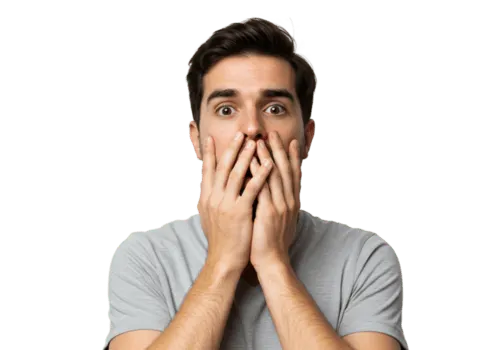
#> input picture imgs/fear.png, 500 x 350 px; its folder holds only this picture in this run
$ python -i face_preprocess.py   (imports and definitions only)
#> lines starting #> are read from the running program, lines starting #| are printed output that depends on the picture; after the words box and inside, x2 and y2 are one past the last pixel; in counts of white or black regions, pixels touching at a corner belong together
#> further down, picture is the input picture: PIL image 500x350 RGBA; mean R, G, B, A 104.1, 122, 92, 84.3
"""
Detect a face with OpenCV Haar cascades and crop to FER-style 48×48 grayscale input.

Falls back to whole-image resize when no face is found (optional callers can treat
that as an error instead).
"""

from __future__ import annotations

import os
from typing import Optional, Tuple

import cv2
import numpy as np
from PIL import Image

_cascade: Optional[cv2.CascadeClassifier] = None


def _get_cascade() -> cv2.CascadeClassifier:
    global _cascade
    if _cascade is None:
        path = os.path.join(cv2.data.haarcascades, "haarcascade_frontalface_default.xml")
        _cascade = cv2.CascadeClassifier(path)
        if _cascade.empty():
            raise RuntimeError(f"Failed to load Haar cascade from {path}")
    return _cascade


def _largest_face_box(
    gray: np.ndarray,
    scale_factor: float = 1.1,
    min_neighbors: int = 5,
    min_size: Tuple[int, int] = (48, 48),
) -> Optional[Tuple[int, int, int, int]]:
    cascade = _get_cascade()
    faces = cascade.detectMultiScale(
        gray,
        scaleFactor=scale_factor,
        minNeighbors=min_neighbors,
        minSize=min_size,
    )
    if faces is None or len(faces) == 0:
        return None
    # (x, y, w, h) with largest area
    best = max(faces, key=lambda r: r[2] * r[3])
    x, y, w, h = int(best[0]), int(best[1]), int(best[2]), int(best[3])
    return x, y, w, h


def _pad_box(
    x: int,
    y: int,
    w: int,
    h: int,
    img_w: int,
    img_h: int,
    pad_ratio: float = 0.12,
) -> Tuple[int, int, int, int]:
    px = int(w * pad_ratio)
    py = int(h * pad_ratio)
    x0 = max(0, x - px)
    y0 = max(0, y - py)
    x1 = min(img_w, x + w + px)
    y1 = min(img_h, y + h + py)
    return x0, y0, x1 - x0, y1 - y0


def pil_to_model_input_from_face(
    image: Image.Image,
    *,
    require_face: bool = True,
) -> Tuple[Optional[np.ndarray], Image.Image, Optional[Image.Image], Optional[str]]:
    """
    Build model input (1, 48, 48, 1) from the largest detected face.

    Returns:
        batch: float32 array or None if require_face and no face found
        display_rgb: RGB image for UI (original with optional rectangle)
        gradcam_base: RGB image aligned with model input (face zoom); use for Grad-CAM overlay
        error: short user message if require_face and no face
    """
#> called with require_face = True
    rgb = np.array(image.convert("RGB"))
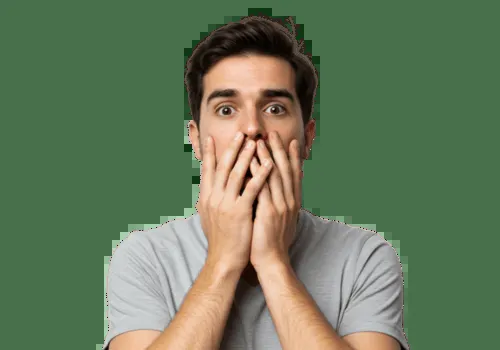
#> rgb: shape (350, 500, 3); mean R, G, B 104.1, 122, 92
    h, w = rgb.shape[:2]
#> h = 350; w = 500
    gray = cv2.cvtColor(rgb, cv2.COLOR_RGB2GRAY)
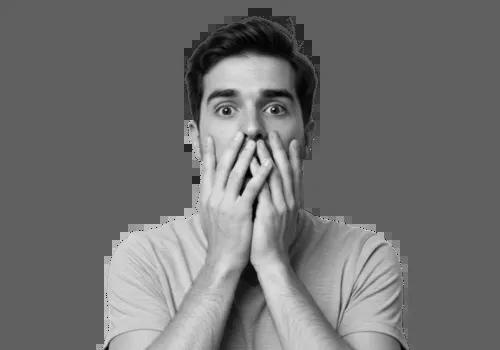
#> gray: shape (350, 500); min 1, max 238, mean 113.3

    box = _largest_face_box(gray)
#> in _largest_face_box, `faces = cascade.detectMultiScale( gray, scaleFactor=scale_factor, minN..`: faces = [[186, 53, 132, 132]]
#> in _largest_face_box, `best = max(faces, key=lambda r: r[2] * r[3])`: best = [186, 53, 132, 132]
#> in _largest_face_box, `x, y, w, h = int(best[0]), int(best[1]), int(best[2]), int(best[3])`: x = 186; y = 53; w = 132
#> box = (186, 53, 132, 132)
    display = rgb.copy()

    if box is None:
        if require_face:
            return None, Image.fromarray(display), None, "No face detected. Try better lighting, face the camera, or use a closer photo."
        # whole image (legacy behavior)
        small = np.array(image.convert("L").resize((48, 48)), dtype=np.float32) / 255.0
        batch = np.expand_dims(small, axis=(0, -1))
        gbase = image.convert("RGB").resize((192, 192), Image.BICUBIC)
        return batch, Image.fromarray(display), gbase, None

    x, y, fw, fh = box
#> x = 186; y = 53; fw = 132; fh = 132
    x0, y0, cw, ch = _pad_box(x, y, fw, fh, w, h)
#> in _pad_box, `px = int(w * pad_ratio)`: px = 15
#> in _pad_box, `x0 = max(0, x - px)`: x0 = 171
#> in _pad_box, `y0 = max(0, y - py)`: y0 = 38
#> in _pad_box, `x1 = min(img_w, x + w + px)`: x1 = 333
#> in _pad_box, `y1 = min(img_h, y + h + py)`: y1 = 200
#> x0 = 171; y0 = 38; cw = 162; ch = 162
    face_gray = gray[y0 : y0 + ch, x0 : x0 + cw]
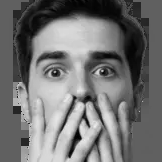
#> face_gray: shape (162, 162); min 1, max 238, mean 115
    resized = cv2.resize(face_gray, (48, 48), interpolation=cv2.INTER_AREA)
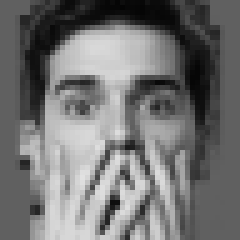
#> resized: shape (48, 48) (shown 5 times larger); min 4, max 225, mean 115
    batch = np.expand_dims(resized.astype(np.float32) / 255.0, axis=(0, -1))

    cv2.rectangle(display, (x0, y0), (x0 + cw, y0 + ch), (0, 255, 100), 2)
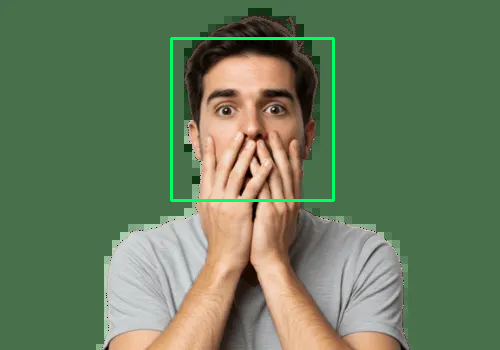
#> display: shape (350, 500, 3); 1.11% of pixels changed, all inside (x1, y1, x2, y2) = (170, 37, 335, 202)
    # Grad-CAM base: same crop upscaled so heatmap aligns with facial structure
    gbase = Image.fromarray(face_gray).convert("RGB").resize((192, 192), Image.BICUBIC)
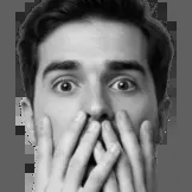
#> gbase: PIL image 192x192 RGB; min 0, max 237, mean 115
    return batch, Image.fromarray(display), gbase, None


def bgr_frame_to_model_input_from_face(
    img_bgr: np.ndarray,
    *,
    require_face: bool = False,
) -> np.ndarray:
    """
    Same as upload path but for BGR video frames. If no face and require_face,
    raises ValueError. If not require_face, falls back to full-frame resize.
    """
    gray = cv2.cvtColor(img_bgr, cv2.COLOR_BGR2GRAY)
    h, w = gray.shape[:2]
    box = _largest_face_box(gray, min_size=(32, 32))

    if box is None:
        if require_face:
            raise ValueError("no_face")
        rgb = cv2.cvtColor(img_bgr, cv2.COLOR_BGR2RGB)
        pil = Image.fromarray(rgb).convert("L").resize((48, 48))
        x = np.asarray(pil, dtype=np.float32) / 255.0
        return np.expand_dims(x, axis=(0, -1))

    x, y, fw, fh = box
    x0, y0, cw, ch = _pad_box(x, y, fw, fh, w, h)
    face_gray = gray[y0 : y0 + ch, x0 : x0 + cw]
    resized = cv2.resize(face_gray, (48, 48), interpolation=cv2.INTER_AREA)
    return np.expand_dims(resized.astype(np.float32) / 255.0, axis=(0, -1))

>>> from PIL import Image
>>> picture = Image.open('imgs/fear.png')
>>> result = pil_to_model_input_from_face(picture)

$ run again, on imgs/happpy.png
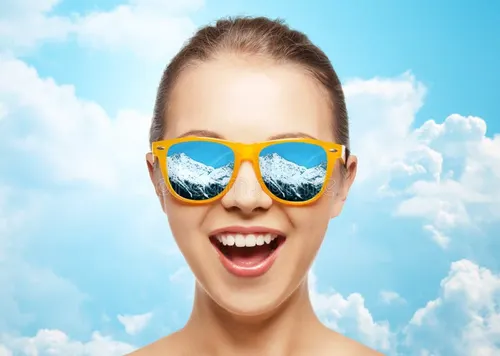
#> input picture imgs/happpy.png, 500 x 356 px
#> picture is the input picture: PIL image 500x356 RGB; mean R, G, B 185.7, 206.3, 208.6
#> in pil_to_model_input_from_face, `gray = cv2.cvtColor(rgb, cv2.COLOR_RGB2GRAY)`:
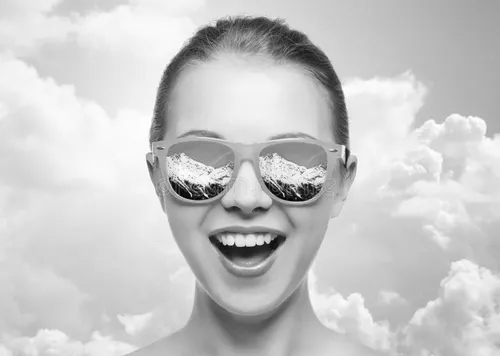
#> gray: shape (356, 500); min 0, max 255, mean 200.4
#> faces = [[123, 54, 255, 255]]
#> best = [123, 54, 255, 255]
#> in _largest_face_box, `x, y, w, h = int(best[0]), int(best[1]), int(best[2]), int(best[3])`: x = 123; y = 54; w = 255
#> box = (123, 54, 255, 255)
#> in pil_to_model_input_from_face, `x, y, fw, fh = box`: x = 123; y = 54; fw = 255
#> px = 30
#> in _pad_box, `x0 = max(0, x - px)`: x0 = 93
#> in _pad_box, `y0 = max(0, y - py)`: y0 = 24
#> x1 = 408
#> y1 = 339
#> in pil_to_model_input_from_face, `x0, y0, cw, ch = _pad_box(x, y, fw, fh, w, h)`: x0 = 93; y0 = 24; cw = 315
#> display: shape (356, 500, 3); 2.12% of pixels changed, all inside (x1, y1, x2, y2) = (92, 23, 410, 341)
#> in pil_to_model_input_from_face, `gbase = Image.fromarray(face_gray).convert("RGB").resize((192, 192), I..`:
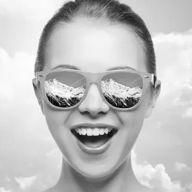
#> gbase: PIL image 192x192 RGB; min 4, max 255, mean 192.4
